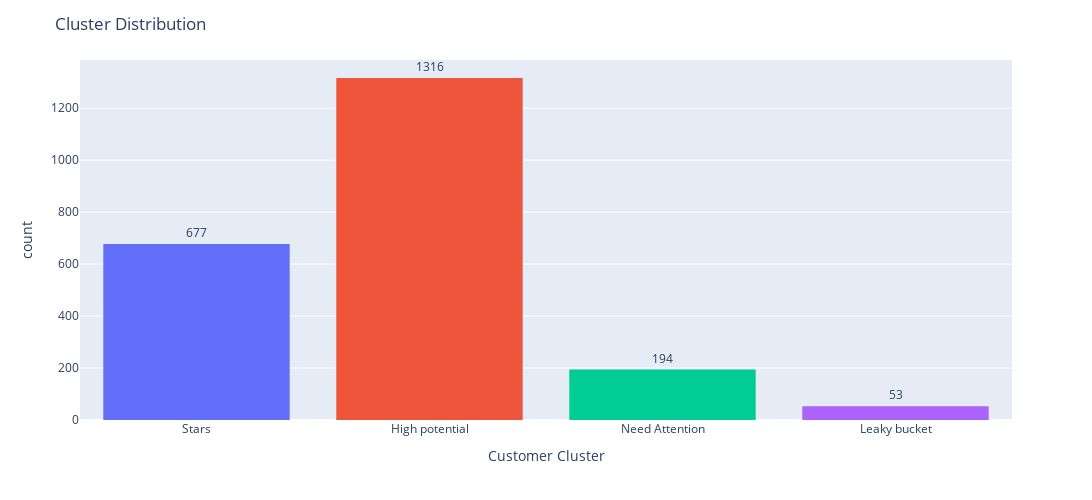

Here is the notebook cell this chart was saved with:
### Code cell
fig = px.histogram(df, x="Customer Cluster",color="Customer Cluster")
fig.update_traces(texttemplate='%{y}', textposition='outside')
fig.update_layout(
    title="Cluster Distribution",
    showlegend=False,  
    width=1200,  
    height=500   
)
fig.update_xaxes(tickvals=[0, 1, 2, 3,4,5,6,7])
fig.show()

### Figure 1 — Plotly figure (JSON) as saved in the notebook; plotly's stock layout.template omitted (floating-point values rounded to 4 significant figures; data arrays with more than 128 entries replaced by an {"elided": "..."} marker saying what was removed)
{"data": [{"alignmentgroup": "True", "bingroup": "x", "hovertemplate": "Customer Cluster=%{x}<br>count=%{y}<extra></extra>", "legendgroup": "Stars", "marker": {"color": "#636efa", "pattern": {"shape": ""}}, "name": "Stars", "offsetgroup": "Stars", "orientation": "v", "showlegend": true, "textposition": "outside", "texttemplate": "%{y}", "type": "histogram", "x": {"elided": "677 str values"}, "xaxis": "x", "yaxis": "y"}, {"alignmentgroup": "True", "bingroup": "x", "hovertemplate": "Customer Cluster=%{x}<br>count=%{y}<extra></extra>", "legendgroup": "High potential", "marker": {"color": "#EF553B", "pattern": {"shape": ""}}, "name": "High potential", "offsetgroup": "High potential", "orientation": "v", "showlegend": true, "textposition": "outside", "texttemplate": "%{y}", "type": "histogram", "x": {"elided": "1316 str values"}, "xaxis": "x", "yaxis": "y"}, {"alignmentgroup": "True", "bingroup": "x", "hovertemplate": "Customer Cluster=%{x}<br>count=%{y}<extra></extra>", "legendgroup": "Need Attention", "marker": {"color": "#00cc96", "pattern": {"shape": ""}}, "name": "Need Attention", "offsetgroup": "Need Attention", "orientation": "v", "showlegend": true, "textposition": "outside", "texttemplate": "%{y}", "type": "histogram", "x": {"elided": "194 str values"}, "xaxis": "x", "yaxis": "y"}, {"alignmentgroup": "True", "bingroup": "x", "hovertemplate": "Customer Cluster=%{x}<br>count=%{y}<extra></extra>", "legendgroup": "Leaky bucket", "marker": {"color": "#ab63fa", "pattern": {"shape": ""}}, "name": "Leaky bucket", "offsetgroup": "Leaky bucket", "orientation": "v", "showlegend": true, "textposition": "outside", "texttemplate": "%{y}", "type": "histogram", "x": ["Leaky bucket", "Leaky bucket", "Leaky bucket", "Leaky bucket", "Leaky bucket", "Leaky bucket", "Leaky bucket", "Leaky bucket", "Leaky bucket", "Leaky bucket", "Leaky bucket", "Leaky bucket", "Leaky bucket", "Leaky bucket", "Leaky bucket", "Leaky bucket", "Leaky bucket", "Leaky bucket", "Leaky bucket", "Leaky bucket", "Leaky bucket", "Leaky bucket", "Leaky bucket", "Leaky bucket", "Leaky bucket", "Leaky bucket", "Leaky bucket", "Leaky bucket", "Leaky bucket", "Leaky bucket", "Leaky bucket", "Leaky bucket", "Leaky bucket", "Leaky bucket", "Leaky bucket", "Leaky bucket", "Leaky bucket", "Leaky bucket", "Leaky bucket", "Leaky bucket", "Leaky bucket", "Leaky bucket", "Leaky bucket", "Leaky bucket", "Leaky bucket", "Leaky bucket", "Leaky bucket", "Leaky bucket", "Leaky bucket", "Leaky bucket", "Leaky bucket", "Leaky bucket", "Leaky bucket"], "xaxis": "x", "yaxis": "y"}], "layout": {"barmode": "relative", "height": 500, "legend": {"title": {"text": "Customer Cluster"}, "tracegroupgap": 0}, "margin": {"t": 60}, "showlegend": false, "title": {"text": "Cluster Distribution"}, "width": 1200, "xaxis": {"anchor": "y", "autorange": true, "categoryarray": ["Stars", "High potential", "Need Attention", "Leaky bucket"], "categoryorder": "array", "domain": [0, 1], "range": [-0.5, 3.5], "tickvals": [0, 1, 2, 3, 4, 5, 6, 7], "title": {"text": "Customer Cluster"}, "type": "category"}, "yaxis": {"anchor": "x", "autorange": true, "domain": [0, 1], "range": [0, 1385.0], "title": {"text": "count"}}}}
